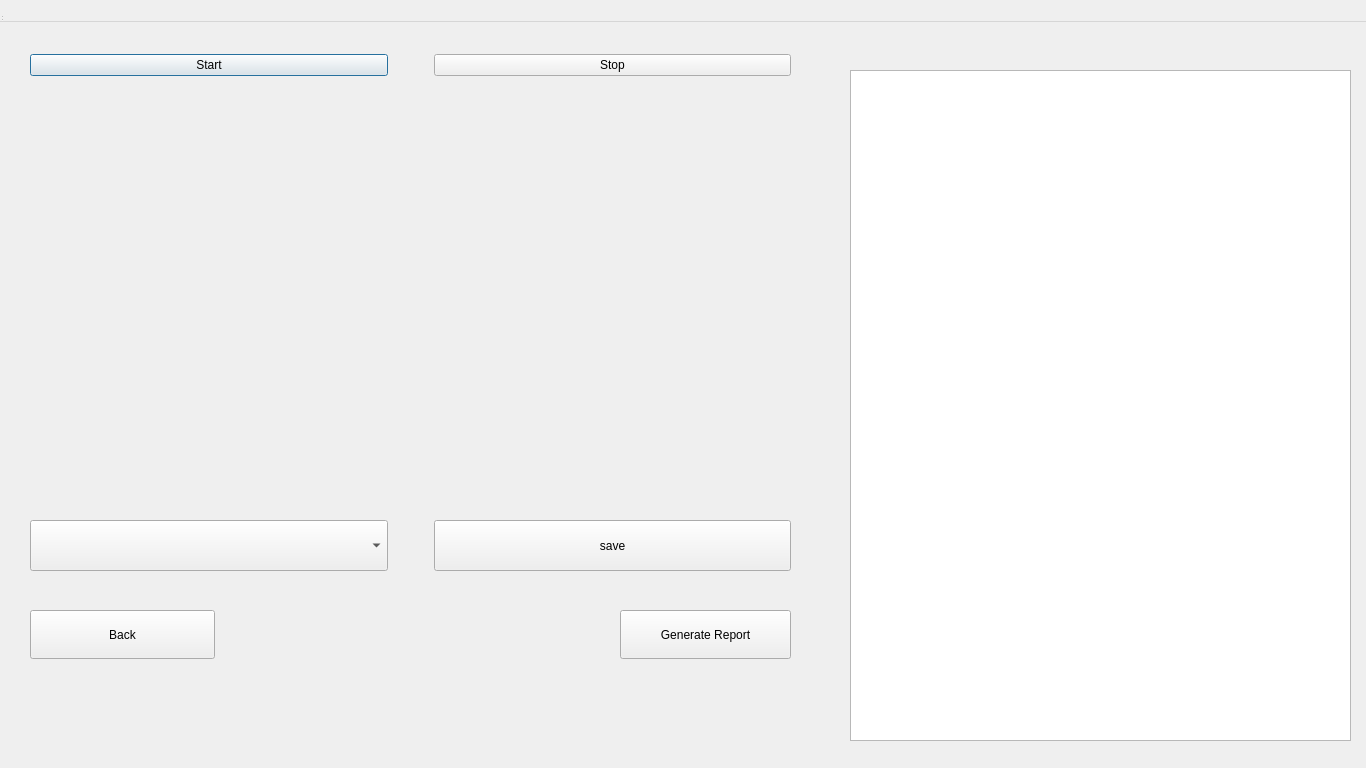
<?xml version="1.0" encoding="UTF-8"?>
<ui version="4.0">
 <class>DefectDetectionInProgressScreen</class>
 <widget class="QDialog" name="DefectDetectionInProgressScreen">
  <property name="geometry">
   <rect>
    <x>0</x>
    <y>0</y>
    <width>1366</width>
    <height>768</height>
   </rect>
  </property>
  <property name="windowTitle">
   <string>Defect Detection In Progress</string>
  </property>
  <property name="layoutDirection">
   <enum>Qt::LeftToRight</enum>
  </property>
  <widget class="QWidget" name="centralwidget" native="true">
   <property name="geometry">
    <rect>
     <x>0</x>
     <y>0</y>
     <width>1381</width>
     <height>761</height>
    </rect>
   </property>
   <widget class="QWidget" name="horizontalLayoutWidget">
    <property name="geometry">
     <rect>
      <x>30</x>
      <y>20</y>
      <width>761</width>
      <height>91</height>
     </rect>
    </property>
    <layout class="QHBoxLayout" name="horizontalLayout">
     <item>
      <widget class="QPushButton" name="startBtn">
       <property name="text">
        <string>Start</string>
       </property>
      </widget>
     </item>
     <item>
      <spacer name="horizontalSpacer_2">
       <property name="orientation">
        <enum>Qt::Horizontal</enum>
       </property>
       <property name="sizeType">
        <enum>QSizePolicy::Minimum</enum>
       </property>
       <property name="sizeHint" stdset="0">
        <size>
         <width>40</width>
         <height>20</height>
        </size>
       </property>
      </spacer>
     </item>
     <item>
      <widget class="QPushButton" name="stopBtn">
       <property name="text">
        <string>Stop</string>
       </property>
      </widget>
     </item>
    </layout>
   </widget>
   <widget class="QWidget" name="verticalLayoutWidget">
    <property name="geometry">
     <rect>
      <x>30</x>
      <y>110</y>
      <width>761</width>
      <height>381</height>
     </rect>
    </property>
    <layout class="QVBoxLayout" name="verticalLayout">
     <item>
      <widget class="QLabel" name="imageLable">
       <property name="text">
        <string/>
       </property>
      </widget>
     </item>
    </layout>
   </widget>
   <widget class="QWidget" name="verticalLayoutWidget_2">
    <property name="geometry">
     <rect>
      <x>850</x>
      <y>70</y>
      <width>501</width>
      <height>671</height>
     </rect>
    </property>
    <layout class="QVBoxLayout" name="verticalLayout_2">
     <item>
      <widget class="QListWidget" name="listWidget"/>
     </item>
    </layout>
   </widget>
   <widget class="QWidget" name="horizontalLayoutWidget_2">
    <property name="geometry">
     <rect>
      <x>30</x>
      <y>520</y>
      <width>761</width>
      <height>51</height>
     </rect>
    </property>
    <layout class="QHBoxLayout" name="horizontalLayout_2">
     <item>
      <widget class="QComboBox" name="comboBox">
       <property name="sizePolicy">
        <sizepolicy hsizetype="Minimum" vsizetype="Minimum">
         <horstretch>0</horstretch>
         <verstretch>0</verstretch>
        </sizepolicy>
       </property>
      </widget>
     </item>
     <item>
      <spacer name="horizontalSpacer">
       <property name="orientation">
        <enum>Qt::Horizontal</enum>
       </property>
       <property name="sizeType">
        <enum>QSizePolicy::Minimum</enum>
       </property>
       <property name="sizeHint" stdset="0">
        <size>
         <width>40</width>
         <height>20</height>
        </size>
       </property>
      </spacer>
     </item>
     <item>
      <widget class="QPushButton" name="saveBtn">
       <property name="sizePolicy">
        <sizepolicy hsizetype="Minimum" vsizetype="Minimum">
         <horstretch>0</horstretch>
         <verstretch>0</verstretch>
        </sizepolicy>
       </property>
       <property name="text">
        <string>save</string>
       </property>
      </widget>
     </item>
    </layout>
   </widget>
   <widget class="QPushButton" name="generateReportBtn">
    <property name="geometry">
     <rect>
      <x>620</x>
      <y>610</y>
      <width>171</width>
      <height>49</height>
     </rect>
    </property>
    <property name="sizePolicy">
     <sizepolicy hsizetype="Minimum" vsizetype="Minimum">
      <horstretch>0</horstretch>
      <verstretch>0</verstretch>
     </sizepolicy>
    </property>
    <property name="text">
     <string>Generate Report</string>
    </property>
   </widget>
   <widget class="QPushButton" name="backBtn">
    <property name="geometry">
     <rect>
      <x>30</x>
      <y>610</y>
      <width>185</width>
      <height>49</height>
     </rect>
    </property>
    <property name="sizePolicy">
     <sizepolicy hsizetype="Minimum" vsizetype="Minimum">
      <horstretch>0</horstretch>
      <verstretch>0</verstretch>
     </sizepolicy>
    </property>
    <property name="maximumSize">
     <size>
      <width>16777</width>
      <height>16777215</height>
     </size>
    </property>
    <property name="text">
     <string>Back</string>
    </property>
   </widget>
  </widget>
  <widget class="QMenuBar" name="menubar">
   <property name="geometry">
    <rect>
     <x>0</x>
     <y>0</y>
     <width>1366</width>
     <height>22</height>
    </rect>
   </property>
  </widget>
  <widget class="QStatusBar" name="statusbar">
   <property name="geometry">
    <rect>
     <x>0</x>
     <y>0</y>
     <width>3</width>
     <height>22</height>
    </rect>
   </property>
  </widget>
 </widget>
 <resources/>
 <connections/>
</ui>
